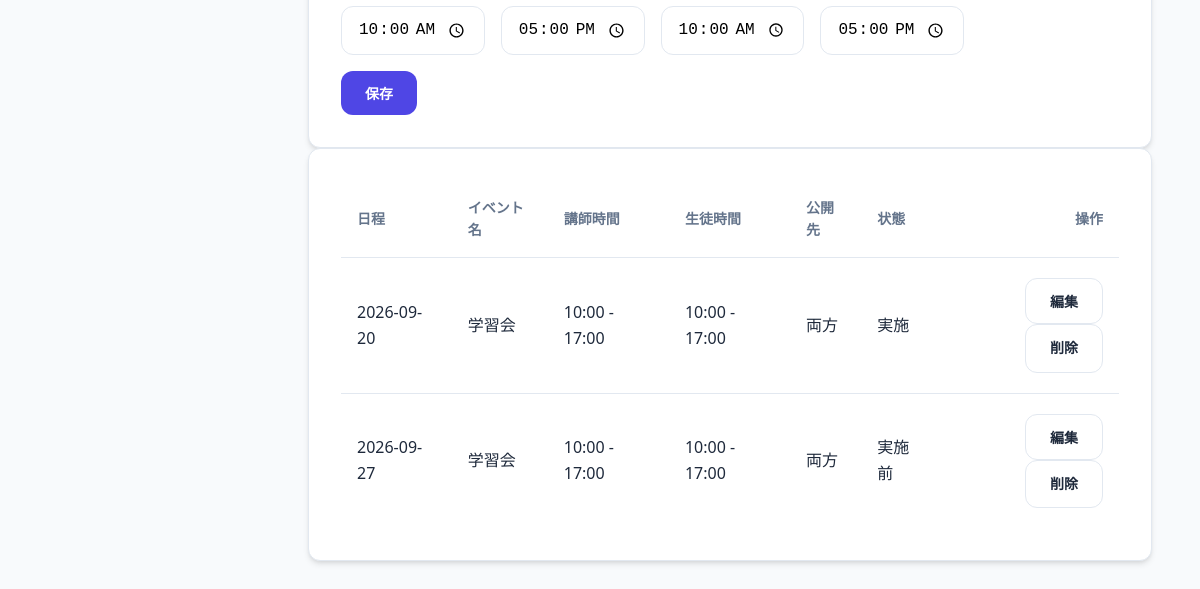
/events (signed in, lower part), run on an earlier commit of the app's database.
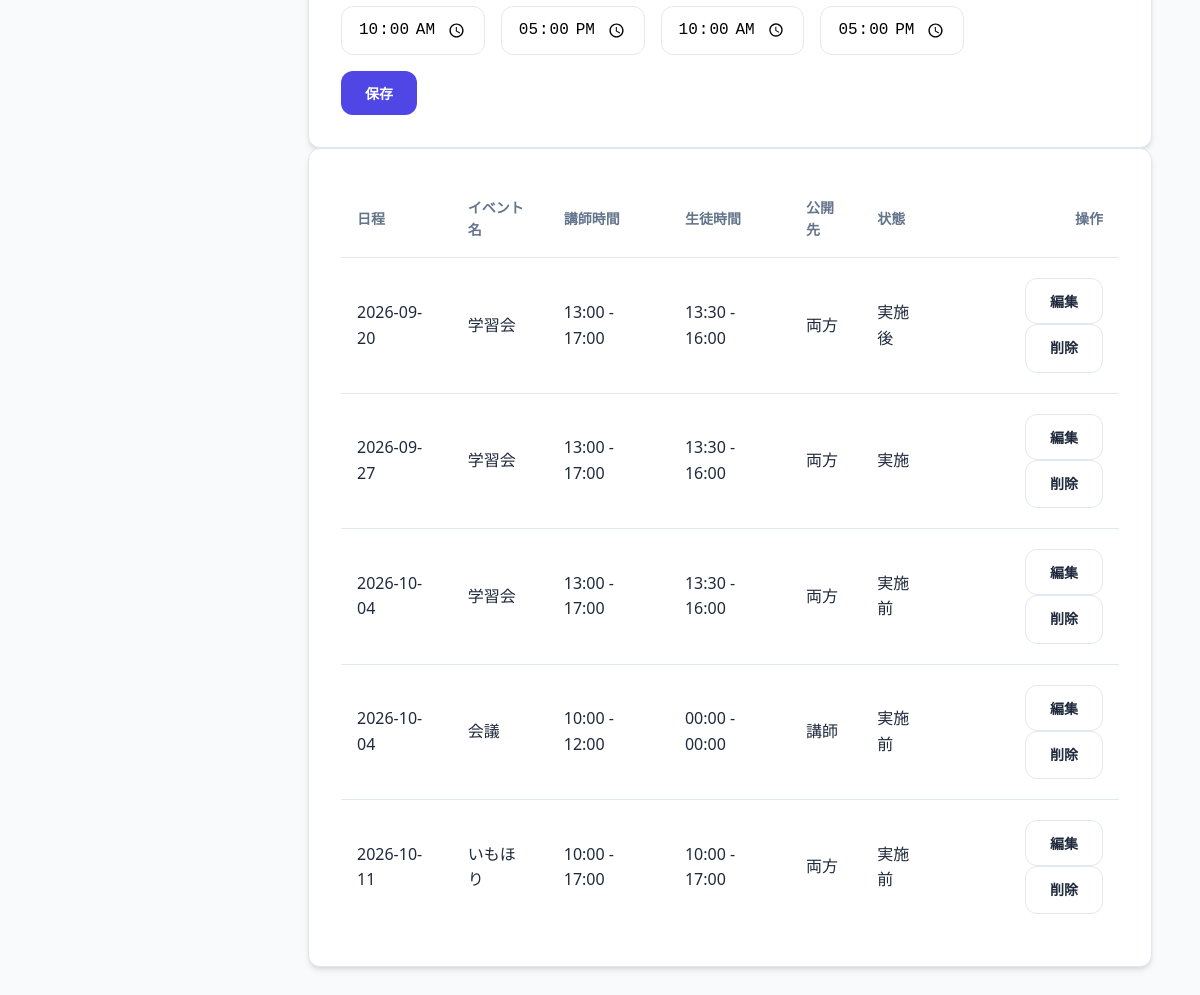
And on a later commit of the database.
### models.py (models this page shows)
class Event(db.Model):
    id = db.Column(db.Integer, primary_key=True)
    date = db.Column(db.DateTime, nullable=False)
    name = db.Column(db.String(100), nullable=False)
    organization_id = db.Column(db.Integer, db.ForeignKey('organization.id'), nullable=False)
    organization = db.relationship('Organization')
    venues = db.relationship('Venue', secondary=event_venue, backref='events')
    teacher_start = db.Column(db.String(5), nullable=False)
    teacher_end = db.Column(db.String(5), nullable=False)
    student_start = db.Column(db.String(5), nullable=False)
    student_end = db.Column(db.String(5), nullable=False)
    publish_to = db.Column(db.String(20), default='両0')
    status = db.Column(db.String(20), default='公開前')

### app.py (the view)
@app.route('/events')
@login_required
@organization_required
def events():
    org_id = session['organization_id']
    hidden_statuses = request.args.getlist('hidden_status')
    if 'filter_applied' not in request.args:
        hidden_statuses = ['完了']
    start_date = request.args.get('start_date')
    end_date = request.args.get('end_date')
    query = Event.query.filter_by(organization_id=org_id)
    if hidden_statuses:
        query = query.filter(~Event.status.in_(hidden_statuses))
    if start_date:
        query = query.filter(Event.date >= datetime.strptime(start_date, '%Y-%m-%d'))
    if end_date:
        query = query.filter(Event.date <= datetime.strptime(end_date, '%Y-%m-%d'))
    events = query.order_by(Event.date).all()
    configs = {c.key: c.value for c in Config.query.filter_by(organization_id=org_id).all()}
    return render_template('events.html', events=events, configs=configs,
                           hidden_statuses=hidden_statuses, start_date=start_date, end_date=end_date)

### app.py (called while the page is built)
def login_required(f):
    @wraps(f)
    def decorated_function(*args, **kwargs):
        if 'user_id' not in session:
            return redirect(url_for('login'))
        return f(*args, **kwargs)
    return decorated_function

def organization_required(f):
    @wraps(f)
    def decorated_function(*args, **kwargs):
        if 'user_id' not in session:
            return redirect(url_for('login'))
        user = db.session.get(User, session['user_id'])
        session['organization_id'] = user.organization_id
        session['org_name'] = user.organization.name
        return f(*args, **kwargs)
    return decorated_function

@app.context_processor
def inject_user():
    user = None
    if 'user_id' in session:
        user = db.session.get(User, session['user_id'])
    return dict(current_user=user)

### templates/events.html (shortened to what this page needs)
{% extends "base.html" %}
{% block content %}
<div class="card">
    <form action="/event/save" method="post" id="eventForm">
        <div style="display: flex; gap: 1rem; margin-bottom: 1rem; align-items: center; flex-wrap: wrap;">
            <div><label>講師開始: </label><input type="time" name="teacher_start" id="teacherStart" class="form-control"></div>
            <div><label>講師終了: </label><input type="time" name="teacher_end" id="teacherEnd" class="form-control"></div>
            <div><label>生徒開始: </label><input type="time" name="student_start" id="studentStart" class="form-control"></div>
            <div><label>生徒終了: </label><input type="time" name="student_end" id="studentEnd" class="form-control"></div>
        </div>
        <button type="submit" class="btn btn-primary">保存</button>
    </form>
</div>
<div class="card">
    <div class="table-container">
        <table>
            <thead>
                <tr>
                    <th>日程</th>
                    <th>イベント名</th>
                    <th>講師時間</th>
                    <th>生徒時間</th>
                    <th>公開先</th>
                    <th>状態</th>
                    <th style="text-align: right;">操作</th>
                </tr>
            </thead>
            <tbody>
                {% for e in events %}
                <tr>
                    <td>{{ e.date.strftime('%Y-%m-%d') }}</td>
                    <td>{{ e.name }}</td>
                    <td>{{ e.teacher_start }} - {{ e.teacher_end }}</td>
                    <td>{{ e.student_start }} - {{ e.student_end }}</td>
                    <td>{{ e.publish_to }}</td>
                    <td>{{ e.status }}</td>
                    <td style="text-align: right;">
                        <button class="btn btn-outline" onclick="editEvent('{{ e.id }}', '{{ e.date.strftime('%Y-%m-%d') }}', '{{ e.name }}', '{{ e.teacher_start }}', '{{ e.teacher_end }}', '{{ e.student_start }}', '{{ e.student_end }}', '{{ e.publish_to }}', '{{ e.status }}')">編集</button>
                        <a href="/event/delete/{{ e.id }}" class="btn btn-outline btn-danger" onclick="return confirm('本当に削除しますか？')">削除</a>
                    </td>
                </tr>
                {% endfor %}
            </tbody>
        </table>
    </div>
</div>
{% endblock %}

What changed in the data, as far as the page shows it:
changed Event: teacher_start "10:00" → "13:00"; student_start "10:00" → "13:30"; student_end "17:00" → "16:00"; status "実施" → "実施後"
changed Event (number 2 of 5 on the later page): teacher_start "10:00" → "13:00"; student_start "10:00" → "13:30"; student_end "17:00" → "16:00"; status "実施前" → "実施"
added Event: date "2026-10-04", name "学習会", teacher_start "13:00", teacher_end "17:00", student_start "13:30", student_end "16:00", publish_to "両方", status "実施前"
added Event: date "2026-10-04", name "会議", teacher_start "10:00", teacher_end "12:00", student_start "00:00", student_end "00:00", publish_to "講師", status "実施前"
added Event: date "2026-10-11", name "いもほり", teacher_start "10:00", teacher_end "17:00", student_start "10:00", student_end "17:00", publish_to "両方", status "実施前"
